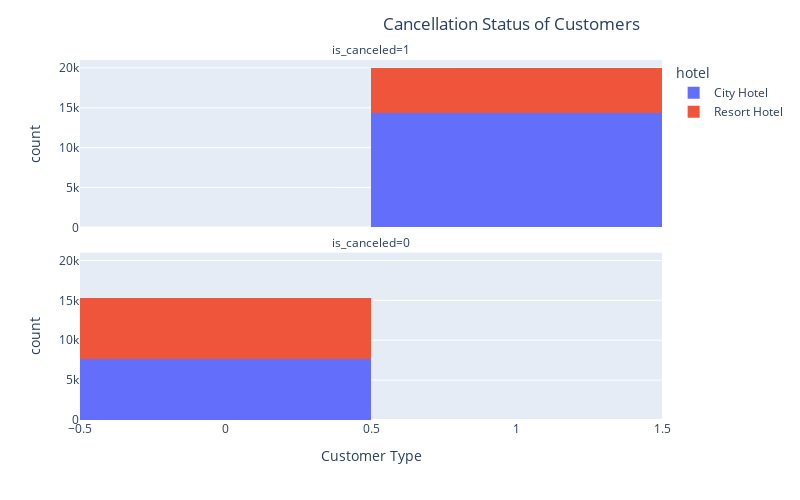

This figure's notebook cell:
### Markdown cell above
**Problem 2** Now it's your turn to do a mini analysis. Please do the following:

1. Choose a subset of columns that you are interested in and look just at those column.
2. Make at least one mask that will remove some of the data (eg. look only at one categorical value OR one or more numerical values.
3. Sort the data using one of the columns.
4. Make a histogram or bar graph of your final data set.
5. Describe in words what you see in your graph, or if there is anything interesting there.

### Code cell
fig = px.histogram(
    DF_mini_analysis_masked,
                  x='is_canceled',
                  color='hotel',
                  facet_col='is_canceled',
                  facet_col_wrap=1)

fig.update_layout(title='Cancellation Status of Customers',
                  title_x=0.8,
                  xaxis_title="Customer Type",
                  autosize=False,
                  width=800,
                  height=500)
fig.show()

### Figure 1 — Plotly figure (JSON) as saved in the notebook; plotly's stock layout.template omitted (floating-point values rounded to 4 significant figures; data arrays with more than 128 entries replaced by an {"elided": "..."} marker saying what was removed)
{"data": [{"bingroup": "x", "hovertemplate": "hotel=City Hotel<br>is_canceled=%{x}<br>count=%{y}<extra></extra>", "legendgroup": "City Hotel", "marker": {"color": "#636efa", "pattern": {"shape": ""}}, "name": "City Hotel", "orientation": "v", "showlegend": true, "type": "histogram", "x": {"elided": "14347 int values"}, "xaxis": "x2", "yaxis": "y2"}, {"bingroup": "x", "hovertemplate": "hotel=City Hotel<br>is_canceled=%{x}<br>count=%{y}<extra></extra>", "legendgroup": "City Hotel", "marker": {"color": "#636efa", "pattern": {"shape": ""}}, "name": "City Hotel", "orientation": "v", "showlegend": false, "type": "histogram", "x": {"elided": "7647 int values"}, "xaxis": "x", "yaxis": "y"}, {"bingroup": "x", "hovertemplate": "hotel=Resort Hotel<br>is_canceled=%{x}<br>count=%{y}<extra></extra>", "legendgroup": "Resort Hotel", "marker": {"color": "#EF553B", "pattern": {"shape": ""}}, "name": "Resort Hotel", "orientation": "v", "showlegend": true, "type": "histogram", "x": {"elided": "5590 int values"}, "xaxis": "x2", "yaxis": "y2"}, {"bingroup": "x", "hovertemplate": "hotel=Resort Hotel<br>is_canceled=%{x}<br>count=%{y}<extra></extra>", "legendgroup": "Resort Hotel", "marker": {"color": "#EF553B", "pattern": {"shape": ""}}, "name": "Resort Hotel", "orientation": "v", "showlegend": false, "type": "histogram", "x": {"elided": "7699 int values"}, "xaxis": "x", "yaxis": "y"}], "layout": {"annotations": [{"font": {}, "showarrow": false, "text": "is_canceled=0", "x": 0.5, "xanchor": "center", "xref": "paper", "y": 0.465, "yanchor": "bottom", "yref": "paper"}, {"font": {}, "showarrow": false, "text": "is_canceled=1", "x": 0.5, "xanchor": "center", "xref": "paper", "y": 1.0, "yanchor": "bottom", "yref": "paper"}], "autosize": false, "barmode": "relative", "height": 500, "legend": {"title": {"text": "hotel"}, "tracegroupgap": 0}, "margin": {"t": 60}, "title": {"text": "Cancellation Status of Customers", "x": 0.8}, "width": 800, "xaxis": {"anchor": "y", "categoryarray": [1, 0], "categoryorder": "array", "domain": [0, 1], "title": {"text": "Customer Type"}}, "xaxis2": {"anchor": "y2", "domain": [0, 1], "matches": "x", "showticklabels": false}, "yaxis": {"anchor": "x", "domain": [0, 0.465], "title": {"text": "count"}}, "yaxis2": {"anchor": "x2", "domain": [0.535, 1.0], "matches": "y", "title": {"text": "count"}}}}
